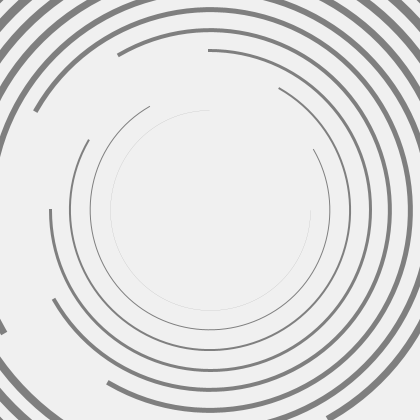
Frame 1 (no input)
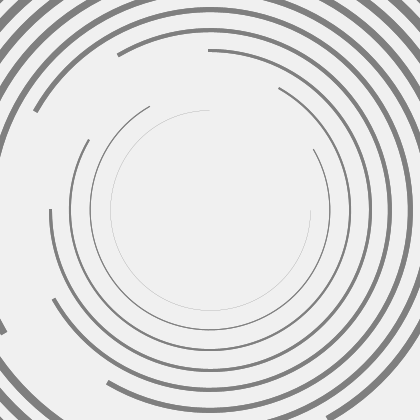
Frame 2 (the mouse pressed at the canvas centre, redrawn once)

The Processing sketch that drew these frames (run headless with seeded random() and noise(); the mouse was pressed at the canvas centre and the sketch redrawn once):

// Processing sketch: av_portfolio_1
// ── av_portfolio_1.pde
// http://vormplus.be/blog/article/an-introduction-to-processing


int x, y; // coordinates for the arc
int numberOfArcs = 200; // number of arc to produce
float rotation = - (HALF_PI / 3); // how many degrees arcs are rotated compared to previous arc
int arcSize;
int step = 40; // 
float start, stop; // start and stop point of arcs

void setup()
{
    size(420, 420);
    background(240);
    stroke(127);
    noFill();
    ellipseMode(CENTER);
    strokeCap(PROJECT);
    smooth();
    noLoop();
}
void draw()
{
    for (int i = 0; i < numberOfArcs; i++) {
        strokeWeight(i);
        x = width / 2;
        y = height / 2;
        arcSize = 200 + (step * i);
        start = rotation * i;
        stop = rotation * i + TWO_PI - HALF_PI;
        arc(x, y, arcSize, arcSize, start, stop);
    }
}
